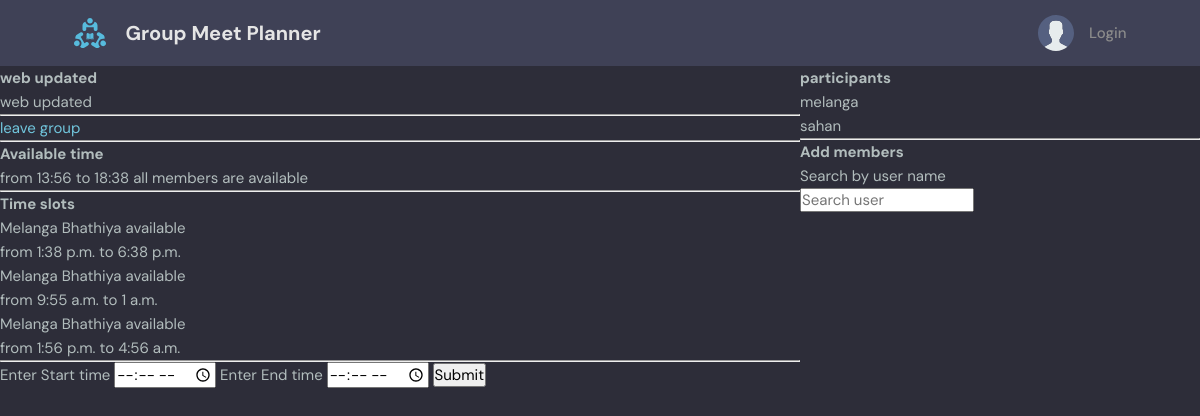
Page /group/7/ on the committed database.
### base/models.py (models this page shows, shortened)
class Group(models.Model):
    leader = models.ForeignKey(User, on_delete=models.SET_NULL, null=True)
    name = models.CharField(max_length=200)
    description = models.TextField(null=True, blank=True)
    members = models.ManyToManyField(User, related_name='members', blank=True)
    updated = models.DateTimeField(auto_now=True)
    created = models.DateTimeField(auto_now_add=True)
    class Meta:
        ordering = ['-updated', '-created']

class Time(models.Model):
    start_time = models.TimeField()
    end_time = models.TimeField()
    user = models.ForeignKey(User, on_delete=models.CASCADE)
    group = models.ForeignKey(Group, on_delete=models.CASCADE)
    updated = models.DateTimeField(auto_now=True)
    created = models.DateTimeField(auto_now_add=True)

class User(AbstractUser):
    name = models.CharField(max_length=200, null=True)
    email = models.EmailField(null=True)
    bio = models.TextField(null=True)
    REQUIRED_FIELDS = []

### base/views.py (the view, shortened to what this page needs)
# urls.py: path('group/<int:pk>/', views.group_page, name="group"),
def group_page(request, pk):
    group = Group.objects.get(id=pk)
    time_slots = group.time_set.all()
    available_time = {}
    if time_slots is not None:
        available_time = intersection_of_intervals(time_slots)
    q = request.GET.get('q')
    user_search = {}
    if q is not None:
        user_search = User.objects.filter(username__contains=q)
    return render(request, 'base/group_page.html', {
        'group': group,
        'time_slots': time_slots,
        'users': user_search,
        'available_time': available_time
    })

### base/time_operations.py (called while the page is built)
def end_time_adjust(end_time):
    midnight = datetime.datetime.strptime("00:00", "%H:%M")
    six_am = datetime.datetime.strptime("06:00", "%H:%M")
    if six_am >= end_time >= midnight:
        end_time += datetime.timedelta(days=1)
    return end_time

### base/templates/base/group_page.html (shortened to what this page needs)
{% extends 'main.html' %}
{% block content %}
    <div class="groups-container">
    <div>
        <h2>{{ group.name }}</h2>
        <p>{{ group.description }}</p>
        <hr>
        {% if request.user != group.leader %}
            <a href="{% url 'leave-group' group.id %}">leave group</a>
            <hr>
        {% else %}
            <a href="{% url 'update-group' group.id %}">update group</a>
            <hr>
        {% endif %}
        {% if time_slots.count == 0 %}
            <p>There are no time slots inputted</p>
        {% else %}
            <div>
                <h2>Available time</h2>
                <p>from {{ available_time.start_time }} to {{ available_time.end_time }} all members are available</p>
                <hr>
            </div>
            <div>
            <h2>Time slots</h2>
            {% for time_slot in time_slots %}
                <div>
                    <p>{{ time_slot.user.name }} available </p>
                    <p>from {{ time_slot.start_time }} to {{ time_slot.end_time }}</p>
                </div>
            {% endfor %}
            </div>
        {% endif %}
        <hr>
        <div>
            <form method="POST" action="">
                <label>Enter Start time
                    <input type="time" name="start_time" >
                </label>
                <label>Enter End time
                    <input type="time" name="end_time" >
                </label>
                <input type="submit">
            </form>
        </div>
    </div>
    <div>
        <h2>participants</h2>
        {% for participant in group.members.all %}
            {{ participant.username }} &emsp;
            <br>
        {% endfor %}
        <hr>
        <div>
        <h2>Add members</h2>
        <form method="GET" action="">
            <label> Search by user name <br>
                <input type="text" placeholder="Search user" name="q">
            </label>
        </form>
        </div>
    </div>
    </div>
{% endblock %}

### static/styles/style.css (style rules this page uses)
:root { --color-main: #71c6dd; --color-main-light: #e1f6fb; --color-dark: #3f4156; --color-dark-medium: #51546e; --color-dark-light: #696d97; --color-light: #e5e5e5; --color-gray: #8b8b8b; --color-light-gray: #b2bdbd; --color-bg: #2d2d39; --color-success: #5dd693; --color-error: #fc4b0b; }
* { font-family: "DM Sans", -apple-system, BlinkMacSystemFont, "Segoe UI", Roboto, Oxygen, Ubuntu, Cantarell, "Open Sans", "Helvetica Neue", sans-serif; margin: 0; padding: 0; box-sizing: border-box; text-rendering: optimizeLegibility; font-size: inherit; }
html { font-size: 56.25%; }
@media only screen and (min-width: 1200px) { html { font-size: 62.5%; } }
body { line-height: 1.6; font-weight: 400; font-size: 1.5rem; color: var(--color-light-gray); background-color: var(--color-bg); min-height: 100vh; }
a { display: inline-block; color: var(--color-main); text-decoration: none; }

### base/templates/base/group_page.html (style rules this page uses)
.groups-container { display: grid; grid-template-columns: 2fr 1fr; }

### rows in the picture
Group: name "web updated", description "web updated"
Time: user.name "Melanga Bhathiya", start_time "1:38 p.m.", end_time "6:38 p.m."
Time: user.name "Melanga Bhathiya", start_time "9:55 a.m.", end_time "1 a.m."
Time: user.name "Melanga Bhathiya", start_time "1:56 p.m.", end_time "4:56 a.m."
User: username "melanga"
User: username "sahan"

### other values in the picture
{{ available_time.start_time }} "13:56"
{{ available_time.end_time }} "18:38"
